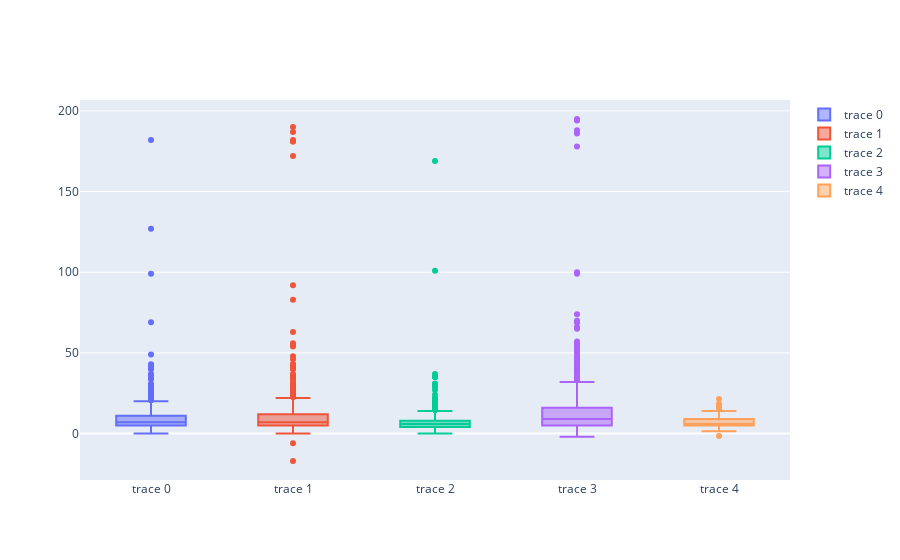

The code cell stored with this chart in its notebook:
### Code cell
fig = go.Figure()
fig.add_trace(go.Box(y=df_tmp[df_tmp['group'] == 0]['delivery_time']))
fig.add_trace(go.Box(y=df_tmp[df_tmp['group'] == 1]['delivery_time']))
fig.add_trace(go.Box(y=df_tmp[df_tmp['group'] == 2]['delivery_time']))
fig.add_trace(go.Box(y=df_tmp[df_tmp['group'] == 3]['delivery_time']))
fig.add_trace(go.Box(y=df_tmp[df_tmp['group'] == 4]['delivery_time']))
fig.show()

### Figure 1 — Plotly figure (JSON) as saved in the notebook; plotly's stock layout.template omitted (floating-point values rounded to 4 significant figures; data arrays with more than 128 entries replaced by an {"elided": "..."} marker saying what was removed)
{"data": [{"type": "box", "y": {"elided": "1458 int values"}}, {"type": "box", "y": {"elided": "1514 int values"}}, {"type": "box", "y": {"elided": "1326 int values"}}, {"type": "box", "y": {"elided": "404 int values"}}, {"type": "box", "y": [4.5, 4.5, 1.5, 5, 9.5, 6, 15.5, 5, 5, 11, 16.5, 1.5, 8, 10, 8, 7, 5, 18.5, 7, 10, 7, 5, 8.5, 6, 6, 14, 4, 6.5, 11.5, 2.5, 9.5, 7, 3.5, 6, -1.5, 5, 10, 21.5, 5, 7.5, 4.5, 11.5, 5, 3.5, 8, 6, 4, 7.5, 8, 5.5, 6, 4.5, 7, 9.5, 7, 17, 12.5, 5, 2.5, 5.5, 8, 9, 2, 10.5, 17, 6, 16, 5.5, 5.5, 3, 5, 6.5, 5.5, 5, 13.5, 6.5, 3.5, 5, 5, 4, 4.5, 8, 5, 4.5, 10.5, 8.5]}], "layout": {}}
